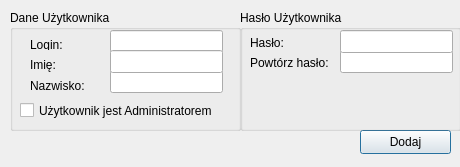
<?xml version="1.0" encoding="UTF-8"?>
<ui version="4.0">
 <class>DlgUserAdd</class>
 <widget class="QDialog" name="DlgUserAdd">
  <property name="geometry">
   <rect>
    <x>0</x>
    <y>0</y>
    <width>460</width>
    <height>167</height>
   </rect>
  </property>
  <property name="windowTitle">
   <string>Dialog</string>
  </property>
  <widget class="QPushButton" name="btnAddUser">
   <property name="geometry">
    <rect>
     <x>360</x>
     <y>130</y>
     <width>91</width>
     <height>24</height>
    </rect>
   </property>
   <property name="text">
    <string>Dodaj</string>
   </property>
  </widget>
  <widget class="QGroupBox" name="groupBox">
   <property name="geometry">
    <rect>
     <x>10</x>
     <y>10</y>
     <width>231</width>
     <height>121</height>
    </rect>
   </property>
   <property name="title">
    <string>Dane Użytkownika</string>
   </property>
   <widget class="QLabel" name="lblLogin">
    <property name="geometry">
     <rect>
      <x>20</x>
      <y>30</y>
      <width>54</width>
      <height>10</height>
     </rect>
    </property>
    <property name="text">
     <string>Login:</string>
    </property>
   </widget>
   <widget class="QLineEdit" name="txtLogin">
    <property name="geometry">
     <rect>
      <x>100</x>
      <y>20</y>
      <width>113</width>
      <height>23</height>
     </rect>
    </property>
   </widget>
   <widget class="QLabel" name="lblFirstName">
    <property name="geometry">
     <rect>
      <x>20</x>
      <y>47</y>
      <width>54</width>
      <height>15</height>
     </rect>
    </property>
    <property name="text">
     <string>Imię:</string>
    </property>
   </widget>
   <widget class="QLineEdit" name="txtLastName">
    <property name="geometry">
     <rect>
      <x>100</x>
      <y>60</y>
      <width>113</width>
      <height>23</height>
     </rect>
    </property>
   </widget>
   <widget class="QLabel" name="lblLastName">
    <property name="geometry">
     <rect>
      <x>20</x>
      <y>68</y>
      <width>54</width>
      <height>15</height>
     </rect>
    </property>
    <property name="text">
     <string>Nazwisko:</string>
    </property>
   </widget>
   <widget class="QCheckBox" name="chkIsAdmin">
    <property name="geometry">
     <rect>
      <x>10</x>
      <y>90</y>
      <width>220</width>
      <height>21</height>
     </rect>
    </property>
    <property name="text">
     <string>Użytkownik jest Administratorem</string>
    </property>
   </widget>
   <widget class="QLineEdit" name="txtFirstName">
    <property name="geometry">
     <rect>
      <x>100</x>
      <y>40</y>
      <width>113</width>
      <height>23</height>
     </rect>
    </property>
   </widget>
   <zorder>lblLogin</zorder>
   <zorder>txtLogin</zorder>
   <zorder>lblFirstName</zorder>
   <zorder>txtLastName</zorder>
   <zorder>lblLastName</zorder>
   <zorder>chkIsAdmin</zorder>
   <zorder>txtFirstName</zorder>
   <zorder>lblLogin</zorder>
   <zorder>txtLogin</zorder>
   <zorder>lblFirstName</zorder>
   <zorder>txtLastName</zorder>
   <zorder>lblLastName</zorder>
   <zorder>chkIsAdmin</zorder>
   <zorder>txtFirstName</zorder>
  </widget>
  <widget class="QGroupBox" name="groupBox_2">
   <property name="geometry">
    <rect>
     <x>240</x>
     <y>10</y>
     <width>221</width>
     <height>121</height>
    </rect>
   </property>
   <property name="title">
    <string>Hasło Użytkownika</string>
   </property>
   <widget class="QLabel" name="lblPassword2">
    <property name="geometry">
     <rect>
      <x>10</x>
      <y>45</y>
      <width>90</width>
      <height>15</height>
     </rect>
    </property>
    <property name="text">
     <string>Powtórz hasło:</string>
    </property>
   </widget>
   <widget class="QLineEdit" name="txtPassword2">
    <property name="geometry">
     <rect>
      <x>100</x>
      <y>40</y>
      <width>113</width>
      <height>23</height>
     </rect>
    </property>
    <property name="echoMode">
     <enum>QLineEdit::Password</enum>
    </property>
   </widget>
   <widget class="QLabel" name="lblPassword1">
    <property name="geometry">
     <rect>
      <x>10</x>
      <y>25</y>
      <width>54</width>
      <height>15</height>
     </rect>
    </property>
    <property name="text">
     <string>Hasło:</string>
    </property>
   </widget>
   <widget class="QLineEdit" name="txtPassword1">
    <property name="geometry">
     <rect>
      <x>100</x>
      <y>20</y>
      <width>113</width>
      <height>23</height>
     </rect>
    </property>
    <property name="echoMode">
     <enum>QLineEdit::Password</enum>
    </property>
   </widget>
  </widget>
 </widget>
 <tabstops>
  <tabstop>txtLogin</tabstop>
  <tabstop>txtFirstName</tabstop>
  <tabstop>txtLastName</tabstop>
  <tabstop>chkIsAdmin</tabstop>
  <tabstop>txtPassword1</tabstop>
  <tabstop>txtPassword2</tabstop>
  <tabstop>btnAddUser</tabstop>
 </tabstops>
 <resources/>
 <connections/>
</ui>
